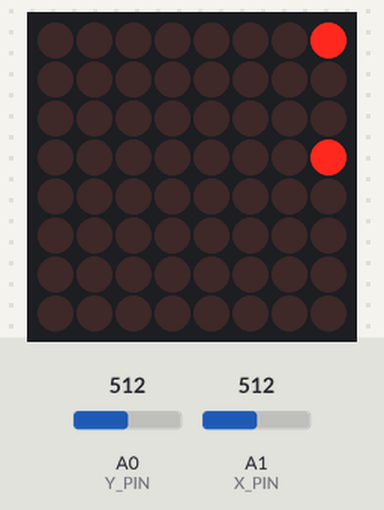
Recording of a program running on a simulated Arduino Pro Mini, built with avr-gcc and run on an emulated ATmega328P. Parts: 8×8 LED matrix. Inputs (shaded band) come from the test bench; at power-on: A0 (Y_PIN) = 512, A1 (X_PIN) = 512. Random numbers use the default seed unless the program sets one.

Above: at 0.95 s.
1.4 s: A0 (Y_PIN) set to 593
At 2.3 s:
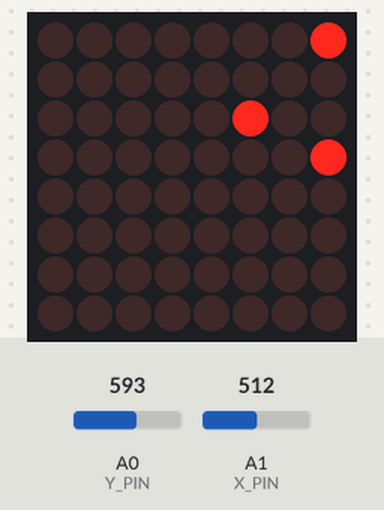
3.1 s: A0 (Y_PIN) set to 611
At 3.5 s:
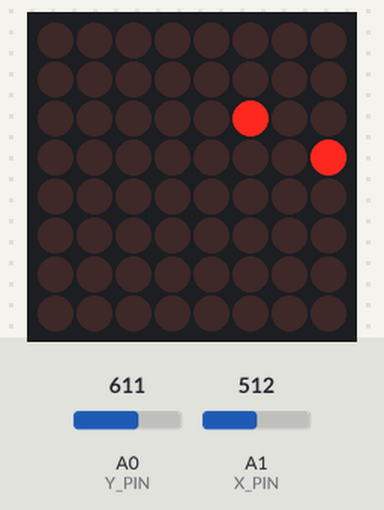
At 4.26 s:
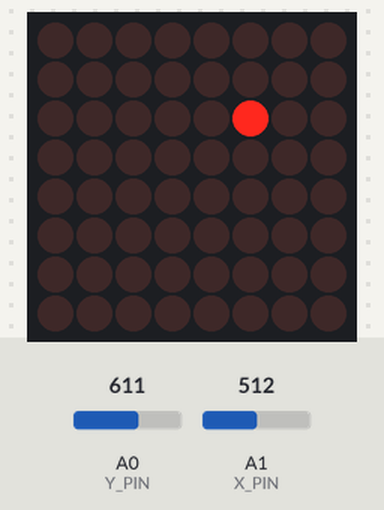

Measured:
- the behaviour switches between 600 and 601 on A0 (Y_PIN) (found by bisection; images 1 and 2)

The program:

main.cpp
```cpp
// Simplistic hardware snake game using joystick and 8x8 led display
// by oran collins
// github.com/wisehackermonkey
// oranbusiness@gmail.com
// 20210110

#include <Arduino.h>
#include "LedControl.h"
#include "Timer.h"
#include <SimpleList.h>
//---pins---
//joystick

//joystick pins
const int SW_PIN = 2; //digital pin connected to switch output
const int X_PIN = 1; // analog pin connected to X output
const int Y_PIN = 0; // analog pin connected to Y output

//joystick sensitivty
const int deadZone = 400;
const int x_upperbound = 1000 - deadZone;
const int x_lowerbound = deadZone;

const int y_upperbound = 1000 - deadZone;
const int y_lowerbound = deadZone;

//---8x8 max729 lcd grid setup
LedControl lc = LedControl(8, 10, 9, 1);


//--game player data
int x = 0;
int y = 0;
int x_vel = 0;
int y_vel = 0;
int score = 0;

//used to blink player for more visalbity
bool isVisablePlayer = true;

//used to check wether player has moved
int x_prev = -1;
int y_prev = -1;

int x_joystick_raw = 0;
int y_joystick_raw = 0;

int x_joystick_dir = 0;
int y_joystick_dir = 0;
bool joystick_button = false;

//constants
const int width = 8;
const int COIN_TOTAL = 3;


SimpleList<int> coins;

//---timer setup--
Timer t;
//event id number used by t.stop(ID_NAME)
int stopCoinSpawnEvent;
int coinEvent;
int playerBlinkEvent;
int moveEvent;

/*
  Game State Screens using bytes
  ---------------
  access buy using this
  formula ARRAY[width * y + x]

  --------------------
  get point x,y
  ----------
  ex point (1,1) = 4
  width = 8
  x = 1
  y = 1

  [width * y + x]
  [8 * 1 + 1]  = 4
  ----------------
  ex point (1,2) = 7
  width = 8
  x = 1
  y = 2

  [width * y + x]
  [8 * 2 + 1]  = 7

  NOTE:zero indexed starting at "0"

  -----> X
  | 0 1 0
  | 3 4 5
  | 6 7 9
  V
  Y
   0   1   2   3   4   5   6   7
  0  0,  1,  2,  3,  4,  5,  6,  7,
  1  8,  9, 10, 11, 12, 13, 14, 15,
  2  16, 17, 18, 19, 20, 21, 22, 23,
  3  24, 25, 26, 27, 28, 29, 30, 31,
  4  32, 33, 34, 35, 36, 37, 38, 39,
  5  40, 41, 42, 43, 44, 45, 46, 47,
  6  48, 49, 50, 51, 52, 53, 54, 55,
  7  56, 57, 58, 59, 60, 61, 62, 63

*/
byte screen[8] = {
  B00000000,
  B00000000,
  B00000000,
  B00000000,
  B00000000,
  B00000000,
  B00000000,
  B00000000
};
byte playerScreen[8] = {
  B00000000,
  B00000000,
  B00000000,
  B00000000,
  B00000000,
  B00000000,
  B00000000,
  B00000000
};

byte coinScreen[8] = {
  B00000000,
  B00000000,
  B00000000,
  B00000000,
  B00000000,
  B00000000,
  B00000000,
  B00000000
};
const byte X_ENDGAME_SCREEN[8] = {
  B10000001,
  B01000010,
  B00100100,
  B00011000,
  B00011000,
  B00100100,
  B01000010,
  B10000001
};

const byte WIN_SCREEN[8] = {
  B11111111,
  B11111111,
  B11111111,
  B11111111,
  B11111111,
  B11111111,
  B11111111,
  B11111111
};
const byte WIN_SCREEN_INVERTED[8] = {
  B00000000,
  B00000000,
  B00000000,
  B00000000,
  B00000000,
  B00000000,
  B00000000,
  B00000000
};


const byte X_ENDGAME_SCREEN_INTERTED[8] = {
  B01111110,
  B10111101,
  B11011011,
  B11100111,
  B11100111,
  B11011011,
  B10111101,
  B01111110
};


void ClearScreen(byte []);
void flashPlayer(int , int , byte []);
void blinkPoint(int , int );
void Draw() ;
void Draw(byte []);
void EatCoin();
void StopCoinSpawning();
void AddCoin();
void ShowCoins();
void DisplayCoins();
void DisplayCharacter();
void MoveCharacter();
void ClearScreen(byte []);
void clearCoins();
void printList(SimpleList<int> );
void DoNothing();
void addPoint(int , int , byte []);
void clearPoint(int , int , byte []);
void ReadJoyStick();
void ScreenWrap() ;
void WallCollision();
void CalculateJoyStickDirection();
void FillScreen(byte []);
void DespawnCoin();

void setup() {
  pinMode(SW_PIN, INPUT);
  digitalWrite(SW_PIN, HIGH);

  Serial.begin(9600);

  randomSeed(analogRead(A3));

  lc.shutdown(0, false);
  lc.setIntensity(0, 8);
  lc.clearDisplay(0);

  moveEvent = t.every(250, MoveCharacter, (void*)2);
  coinEvent = t.every(500, AddCoin, (void*)2);
  playerBlinkEvent = t.every(75, blinkPoint, (void*)2);
  stopCoinSpawnEvent = t.after(2000, StopCoinSpawning, (void*)2);

  int despawnCoinEvent = t.every(6000, DespawnCoin, (void*)2);
  coins.reserve(300);
}

bool check_win = false;
void loop() {
  t.update();
  if (score <= 5 && coins.size() >= 1) {
    ReadJoyStick();
    CalculateJoyStickDirection();
    EatCoin();
    if(check_win){
      if(score == COIN_TOTAL){
        Serial.println("WIN!");

  delay(250);

        ClearScreen(coinScreen);
    Draw();


                   delay(250);
    Draw(WIN_SCREEN);
     delay(250);
    Draw(WIN_SCREEN_INVERTED);
    delay(250);

      }
    }
    DisplayCoins();
    DisplayCharacter();
    Draw();
  } else if(score < 0 && coins.size() == 0){
    FillScreen(screen);
    Draw();
    delay(250);

        ClearScreen(coinScreen);
    Draw();

    delay(250);
    Draw(X_ENDGAME_SCREEN);
     delay(250);
    Draw(X_ENDGAME_SCREEN_INTERTED);
    delay(250);
  }


}

void FillScreen(byte Screen[]) {
  for (int i = 0; i < 8; i++) {
    Screen[i] = B11111111;
  }
}
void WallCollision() {


  if (x <= -1) {
    x = 0;
  } else if (x > 7) {
    x = 7;
  }

  if (y <= -1) {
    y = 0;
  } else if (y > 7) {
    y = 7;
  }
}

void ScreenWrap() {

  if (x <= -1) {
    x = 7;
  } else if (x > 7) {
    x = 0;
  }

  if (y <= -1) {
    y = 7;
  } else if (y > 7) {
    y = 0;
  }
}
void DisplayCharacter() {
  ClearScreen(playerScreen);
  //  addPoint(x, y, playerScreen);
  flashPlayer(x, y, playerScreen);
}

void DisplayCoins() {
  ClearScreen(coinScreen);
  ShowCoins();
}
void ShowCoins() {
  for (SimpleList<int>::iterator itr = coins.begin(); itr != coins.end(); ++itr) {
    int _coinLoc = (*itr);
    int _x = _coinLoc % width;
    int _y = (_coinLoc - (_coinLoc % width)) / width;
    addPoint(_x, _y, coinScreen);
  }
}

void AddCoin() {
  //prevent filling up ram
  //  if (coins.size() <= COIN_TOTAL) {}
  int _x = random(0, 8);
  int _y = random(0, 8);
  coins.push_back(width * _y + _x);

}
void DespawnCoin() {
  coins.pop_front();
  score--;
}
void StopCoinSpawning() {
  t.stop(coinEvent);
  check_win = true;
}

void EatCoin() {

  int playerPosition = width * y + x;
  for (SimpleList<int>::iterator itr = coins.begin(); itr != coins.end(); ) {
    if ((*itr) == playerPosition) {

      int _x = (*itr) % width;
      int _y = ((*itr) - ((*itr) % width)) / width;
      clearPoint(_y, _x, coinScreen);
      clearPoint(_y, _x, playerScreen);
      itr = coins.erase(itr);


      //Progress in game
      //Register eating a coin as incrementing score
      score++;
      Draw();
      continue;
    }
    ++itr;
  }
}

void Draw() {
  for (int i = 0; i < 8; i++) {
    lc.setRow(0, i, screen[i] | playerScreen[i] | coinScreen[i]);
  }
}
void Draw(byte Screen[]) {
  for (int i = 0; i < 8; i++) {
    lc.setRow(0, i, Screen[i]);
  }
}


void blinkPoint(int _x, int _y) {
  isVisablePlayer = ! isVisablePlayer;

}
void flashPlayer(int _x, int _y, byte Screen[]) {
  Screen[_y] = (isVisablePlayer == true) ? bitSet(Screen[_y], _x) : bitClear(Screen[_y], _x);
}

void ClearScreen(byte grid[]) {
  for (int i = 0; i < 8; i++) {
    grid[i] = B00000000;
  }
}


void MoveCharacter() {
  x += x_joystick_dir;
  y += y_joystick_dir;
  WallCollision();
  //ScreenWrap();
}


void clearCoins() {
  for (SimpleList<int>::iterator itr = coins.begin(); itr != coins.end(); ++itr) {
    int _coinLoc = (*itr);
    int _x = _coinLoc % width;
    int _y = (_coinLoc - (_coinLoc % width)) / width;
    clearPoint(_x, _y, coinScreen);
  }
}


void printList(SimpleList<int> arr) {
  for (SimpleList<int>::iterator itr = arr.begin(); itr != arr.end(); ++itr) {
    Serial.print((*itr));
    Serial.print(",");
  }
  Serial.println("");
}


void DoNothing() {
}


void addPoint(int _x, int _y, byte Screen[]) {
  Screen[_y] = bitSet(Screen[_y], _x);
}
void clearPoint(int _x, int _y, byte Screen[]) {
  Screen[_y] = bitClear(Screen[_y], _x);

}

void ReadJoyStick() {
  x_joystick_raw = analogRead(X_PIN);
  y_joystick_raw = analogRead(Y_PIN);

}
void(* resetFunc) (void) = 0;

void CalculateJoyStickDirection() {
  if ( x_upperbound < x_joystick_raw) {
    x_joystick_dir = 1;
  } else if ( x_lowerbound > x_joystick_raw) {
    x_joystick_dir = -1;
  } else {
    x_joystick_dir = 0;
  }

  if ( y_upperbound < y_joystick_raw) {
    y_joystick_dir = 1;
  } else if ( y_lowerbound > y_joystick_raw) {
    y_joystick_dir = -1;
  } else {
    y_joystick_dir = 0;
  }

  if (joystick_button == HIGH) {
    //todo reset location on button click
    resetFunc();
  }
}
```
